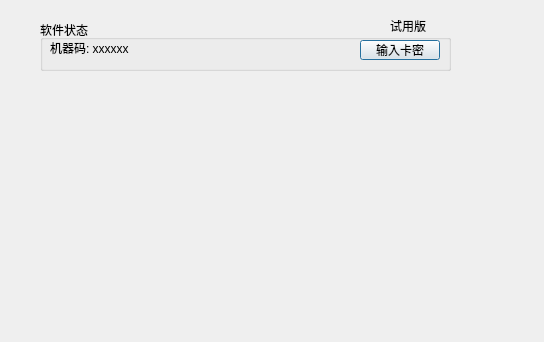
<?xml version="1.0" encoding="UTF-8"?>
<ui version="4.0">
 <class>Dialog</class>
 <widget class="QDialog" name="Dialog">
  <property name="geometry">
   <rect>
    <x>0</x>
    <y>0</y>
    <width>544</width>
    <height>342</height>
   </rect>
  </property>
  <property name="windowTitle">
   <string>Dialog</string>
  </property>
  <widget class="QGroupBox" name="groupBox">
   <property name="geometry">
    <rect>
     <x>40</x>
     <y>20</y>
     <width>411</width>
     <height>51</height>
    </rect>
   </property>
   <property name="title">
    <string>软件状态</string>
   </property>
   <widget class="QPushButton" name="pushButton">
    <property name="geometry">
     <rect>
      <x>320</x>
      <y>20</y>
      <width>80</width>
      <height>20</height>
     </rect>
    </property>
    <property name="text">
     <string>输入卡密</string>
    </property>
   </widget>
   <widget class="QLabel" name="label">
    <property name="geometry">
     <rect>
      <x>350</x>
      <y>0</y>
      <width>54</width>
      <height>12</height>
     </rect>
    </property>
    <property name="text">
     <string>试用版</string>
    </property>
   </widget>
   <widget class="QLabel" name="label_2">
    <property name="geometry">
     <rect>
      <x>10</x>
      <y>20</y>
      <width>171</width>
      <height>16</height>
     </rect>
    </property>
    <property name="text">
     <string>机器码: xxxxxx</string>
    </property>
   </widget>
  </widget>
 </widget>
 <resources/>
 <connections/>
</ui>
